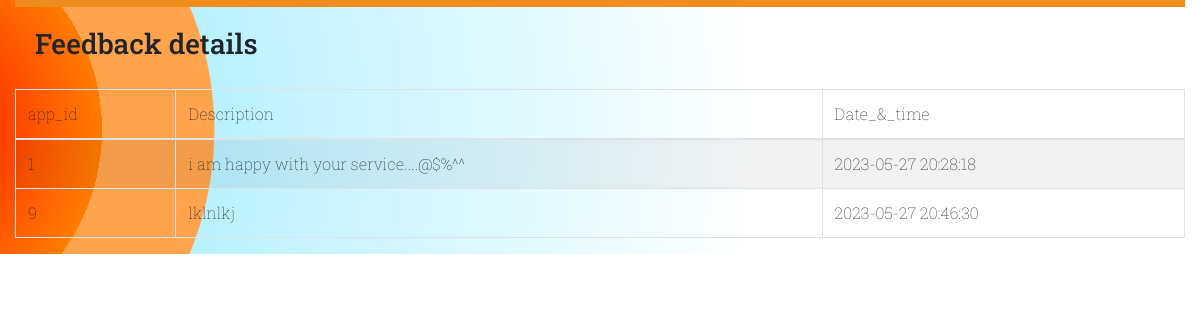
Page /pp/displayfeedback.php on the committed database.
### tables this page shows
CREATE TABLE `feedback` (
  `app_id` int(20) NOT NULL,
  `desc` varchar(80) NOT NULL,
  `time` timestamp NOT NULL DEFAULT current_timestamp()
);

### pp/displayfeedback.php (the view, shortened to what this page needs)
<?php
require_once('connection.php');
$query = "select * from feedback";
 $result = mysqli_query($conn, $query);
?>
<!DOCTYPE html>
<html lang="en">
<head>
    <link rel="stylesheet" href="https://cdnjs.cloudflare.com/ajax/libs/font-awesome/4.7.0/css/font-awesome.min.css">
    <link rel="stylesheet" href="css/bootstrap.min.css">
    <link rel="stylesheet" href="css/style.css">
</head>
<body>
<section id="sp-main-body" class="top_mvd_section">
        <div class="container">
    <div class="container-inner">
    <div class="row">
    <main id="sp-component" class="col-lg-12 ">
    <div class="sp-column ">
    <div class="article-details " itemscope="" itemtype="https://schema.org/Article">
    <div itemprop="articleBody">
    <div><div class="row align-items-center">
    <div class="col-lg-12">
    <div class="left_head">
        <aside style="font-size:1.5em;border-top:7px solid rgb(238, 140, 29);padding:20px;">
            <h3>Feedback details </h3>
            </aside>
    </div>
    <div class="table-responsive">
    <table class="table table-striped table-bordered table-hover">
    <thead>
    <tr>
    <th scope="col">app_id</th>
    <th scope="col">Description</th>
    <th scope="col">Date_&_time</th>
    </tr>
    </thead>
    <tbody>
     <tr>
     <?php
while($row = mysqli_fetch_assoc($result))
{
?>
            <td><?php echo $row['app_id']?></td>
            <td><?php echo $row['desc']?></td>
            <td><?php echo $row['time']?></td>
            </tr>
             <?php
            }
            ?>
       </tbody>
    </table>
    </div>
    </div>
    </div>
    </body>
   </html>

### css/style.css (style rules this page uses)
* { box-sizing: border-box !important; text-decoration: none !important; list-style: none !important; font-family: "Roboto Slab" !important; font-weight: lighter; padding: 0; margin: 0; }
body { margin: auto; background: radial-gradient(circle at -8.9% 51.2%, rgb(255, 0, 0) 0%, rgb(255, 124, 0) 15.9%, rgb(255, 163, 77) 15.9%, rgb(255, 163, 77) 24.4%, rgb(185, 241, 255) 24.5%, rgb(255, 255, 255) 66%); background-repeat: no-repeat; background-size: contain; }
html { scroll-behavior: smooth; }
.container { max-width: 1200px !important; width: 100%; margin: auto; }

### rows in the picture
feedback: app_id "1", desc "i am happy with your service....@$%^^", time "2023-05-27 20:28:18"
feedback: app_id "9", desc "lklnlkj", time "2023-05-27 20:46:30"
